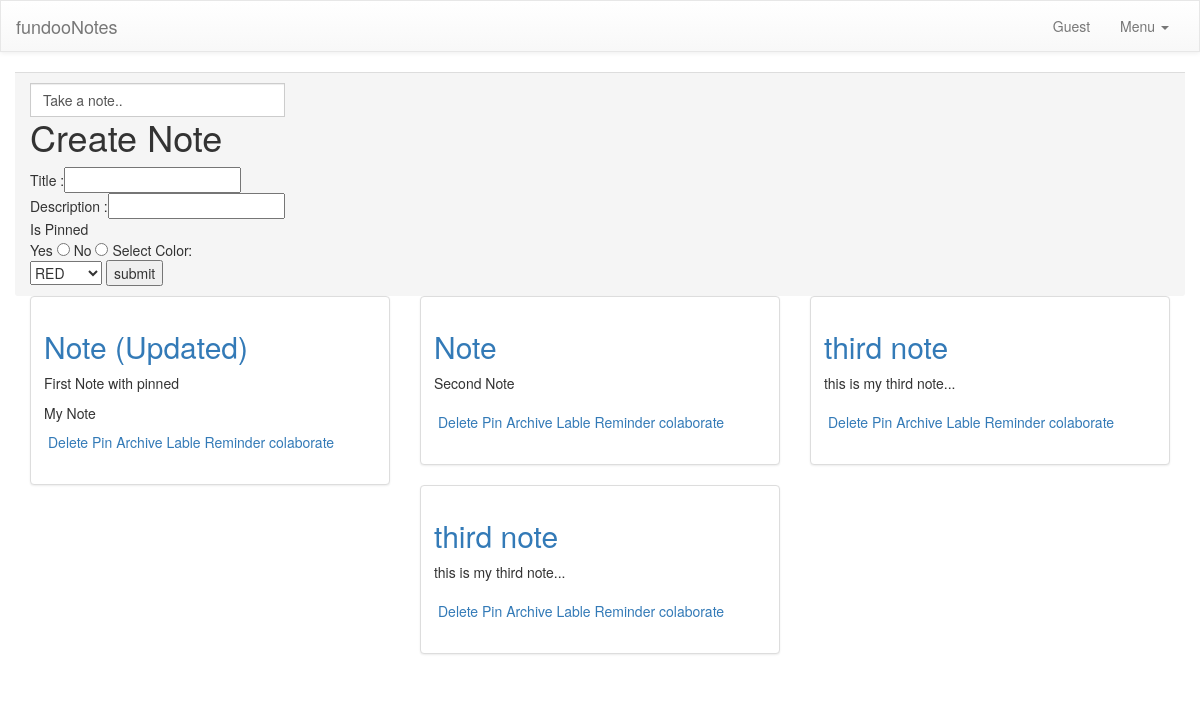
/, run on an earlier commit of the app's database.
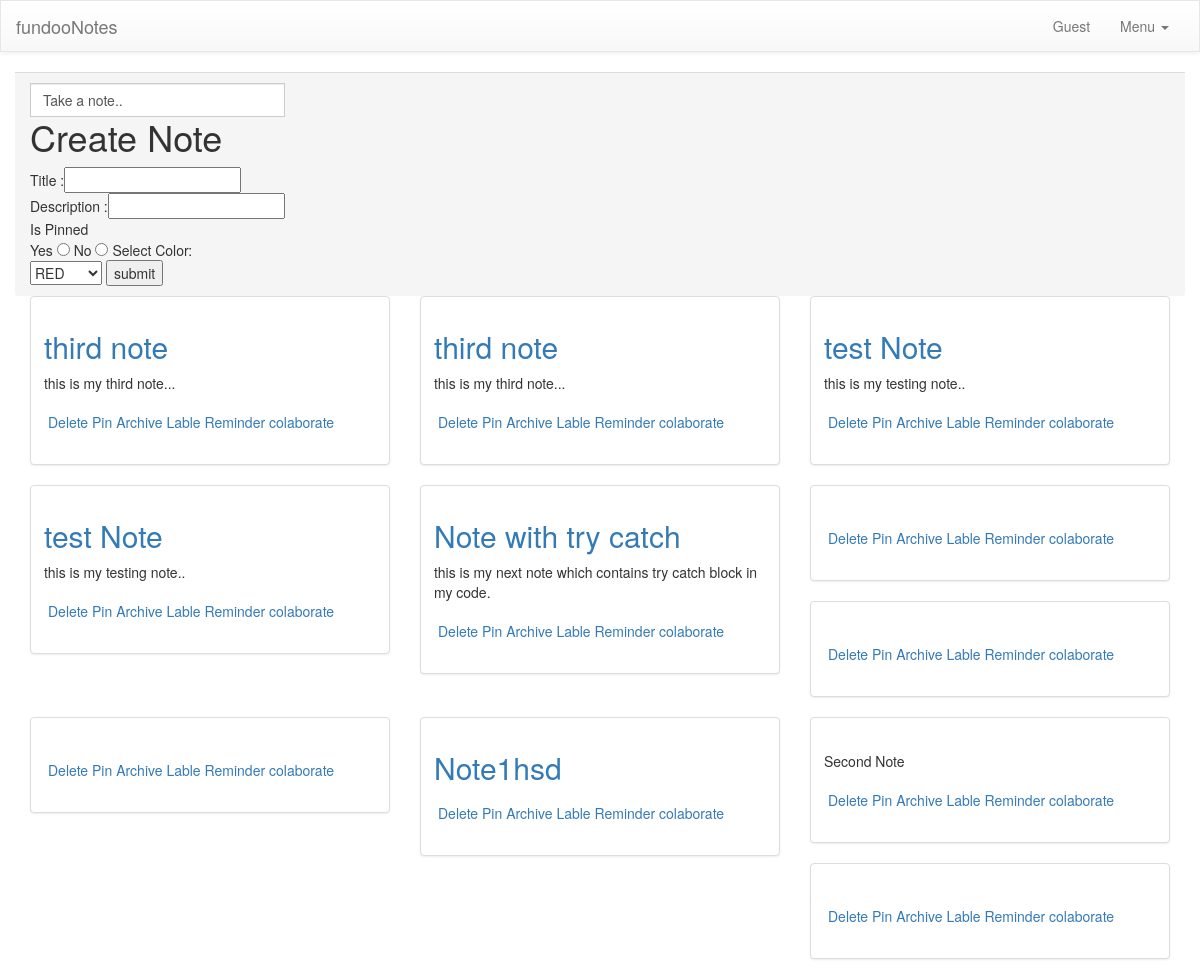
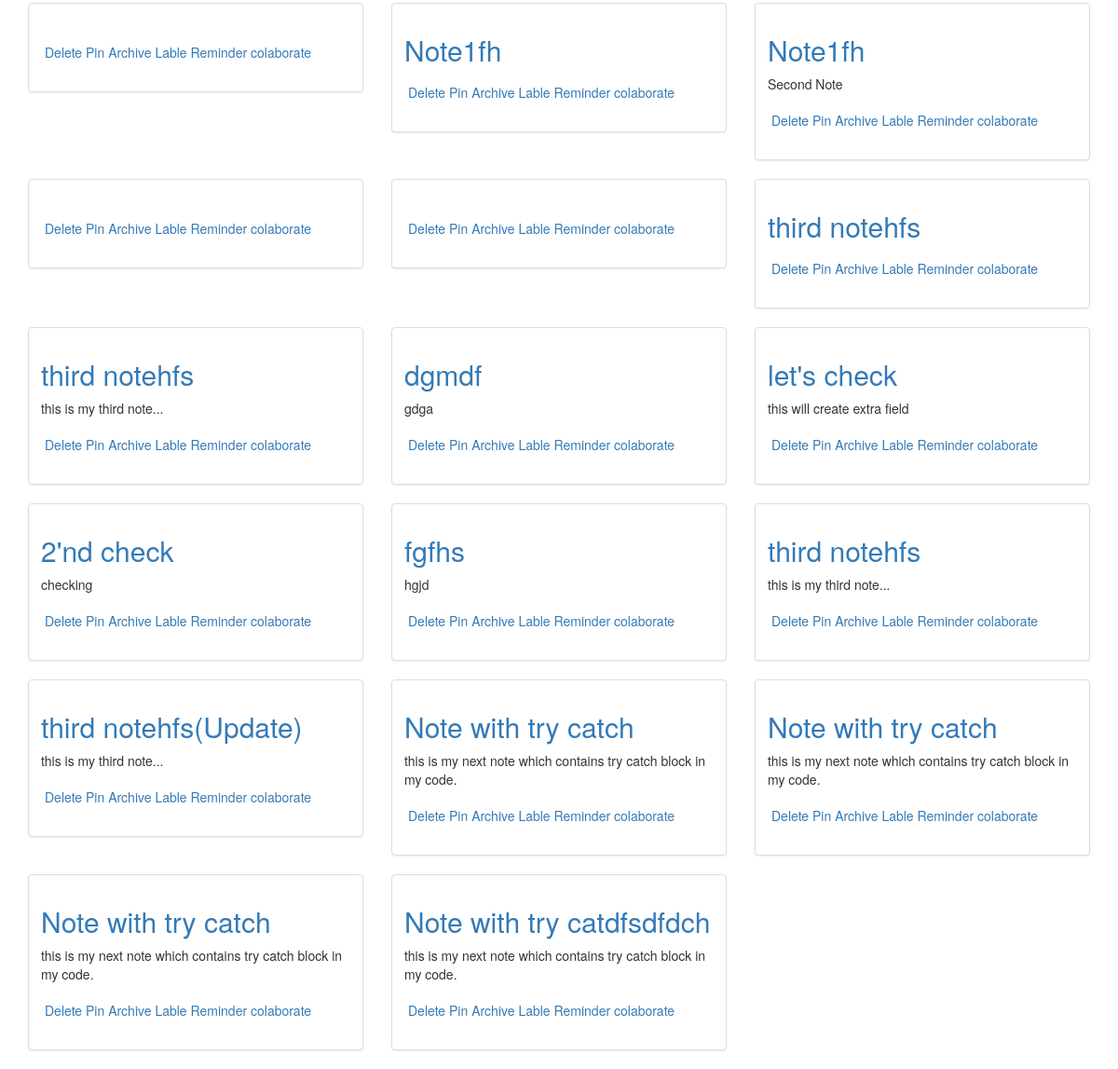
And on a later commit of the database (2 pictures, top to bottom).
### notes/models.py (models this page shows, shortened)
class Notes(models.Model):
    title = models.CharField(max_length=50)
    description  = models.TextField()
    is_deleted   = models.BooleanField(default=False)
    is_archived  = models.BooleanField(default=False)
    label        = models.CharField(max_length=20)
    mydate       = models.DateField(null=True, blank=True)
    collaborate  = models.ForeignKey(User, null=True, blank=True, on_delete=models.CASCADE, related_name='collaborated_user')
    is_pinned    = models.NullBooleanField(blank=True, null=True, default=None)
    color        = models.CharField(default=None, max_length=20, blank=True,null=True)
    user         = models.ForeignKey(User, on_delete=models.CASCADE, related_name='owner', null=True, blank=True)

### notes/views.py (the view)
# urls.py: path('', views.note_list.as_view(), name = 'home'),
class note_list(ListView):
	model = Notes
	template_name = 'home.html'

### templates/home.html (shortened to what this page needs)
{% extends "base.html" %}
{% block content %}
<div class="container">
<div class="row grid">
        <div class="panel-footer">
          <div class="input-group">
            <a href="{% url 'create_note' %}" ><div id="id_textnote" class="form-control" placeholder="Take a Note.." click="myFunction">Take a note..</div></a>
            <div id="mydiv"  class="toshow">
                <h1>Create Note</h1>
                <form action="" method="post" id="ajax_create">
                   Title   :<input name="title" type="text" value="{{note.title}}" ><br>
                    Description :<input name="description" type="text" value="{{note.description}}" ><br>
                    Is Pinned <br>
                    Yes <input name="is_pinned" type="radio" value="{{note.is_pinned}}" >
                    No <input name="is_pinned" type="radio" value="{{note.is_pinned}}" >
                    Select Color: <Br>
                        <select name="color">
                            <option value="RED" {% if note.color == '' %} selected='selected' {% else %} {% endif %}>RED</option>
                        </select>
                    <input type="submit" value="submit" click="myFunction" id="create_note"/>
                </form>
            </div>
          </div>
        </div>
{% for post in object_list %}
    {% block card-note %}
        {% include "inner_htmls/card-note.html" %}
    {% endblock %}
{% endfor %}
</div>
</div>
{% endblock content%}

### templates/base.html (shortened to what this page needs)
{% load staticfiles %}
{% load i18n %}
<!DOCTYPE html>
<html>
<head>
    <link href="//maxcdn.bootstrapcdn.com/bootstrap/3.2.0/css/bootstrap.min.css" rel="stylesheet">
    <link href="//maxcdn.bootstrapcdn.com/bootstrap/3.2.0/css/bootstrap-theme.min.css" rel="stylesheet">
    <link href="//cdnjs.cloudflare.com/ajax/libs/jquery.bootstrapvalidator/0.5.0/css/bootstrapValidator.min.css" rel="stylesheet">
    <link rel="stylesheet" href="https://maxcdn.bootstrapcdn.com/bootstrap/3.3.5/css/bootstrap.min.css">
    <link rel="stylesheet" href="https://maxcdn.bootstrapcdn.com/font-awesome/4.5.0/css/font-awesome.min.css">
</head>
<body>
    <nav class="navbar navbar-default">
      <div class="container-fluid">
        <div class="navbar-header">
    	 <a class="navbar-brand" href="{% url 'home' %}">fundooNotes</a>
        </div>
        <div class="collapse navbar-collapse" id="bs-example-navbar-collapse-1">
          <ul class="nav navbar-nav navbar-right">
    		<li class="nav-item">
    			<a class="nav-link" href="#">{% if user.is_authenticated %}{% if user.first_name %}{{user.first_name|title}}{% else %}{{user.username|title}}{% endif %}{% else %}Guest{% endif %}</a>
    		</li>
            <li class="dropdown">
              <a href="#" class="dropdown-toggle" data-toggle="dropdown" role="button" aria-expanded="false">Menu <span class="caret"></span></a>
            </li>
          </ul>
        </div>
      </div>
    </nav>
{% block content %}
{% endblock %}
</body>
</html>

### templates/inner_htmls/card-note.html (shortened to what this page needs)
{% block card-note %}
<div class="col-xs-12 col-sm-6 col-md-6 col-lg-4 col-xl-4 card grid-item">
  <div class="thumbnail">
    <div class="caption">
        <h2><a href="{% url 'note_edit' post.pk %}" data-toggle="modal" data-target="#myModal">
        {{ post.title }}</a></h2>
    <p>{{ post.description }}</p>
    <div class="lable_div" id="ldiv_id">{{post.label}}</div>
    <div class="caption card-footer">
      <ul class="list-inline">
          <medium><a href="{% url 'note_delete' post.pk %}" data-toggle="modal" data-target="#deleteModal">Delete</a></medium>
          <medium><a href="{% url 'note_pinned' post.pk %}">Pin</a></medium>
          <medium><a href="{% url 'note_archived' post.pk %}" >Archive</a></medium>
          <medium><a href="{% url 'note_lable' post.pk %}" data-toggle="modal" data-target="#lableModal">Lable</a></medium>
          <medium><a href="{% url 'note_reminder' post.pk %}">Reminder</a> </medium>
          <medium><a href="{% url 'note_collaborate' post.pk %}" >colaborate</a></medium>
      </ul>
    </div>
  </div>
  </div>
</div>
{% endblock %}

### templates/base.html (style rules this page uses)
nav.navbar { border-radius: 0px !important; }

What changed in the data, as far as the page shows it:
removed Notes: title "Note (Updated)", description "First Note with pinned", label "My Note"
removed Notes: title "Note", description "Second Note"
added Notes: title "test Note", description "this is my testing note.."
added Notes: title "test Note", description "this is my testing note.."
added Notes: title "Note with try catch", description "this is my next note which contains try catch block in my code."
added Notes: title "Note1hsd"
added Notes: description "Second Note"
added Notes: title "Note1fh"
added Notes: title "Note1fh", description "Second Note"
added Notes: title "third notehfs"
added Notes: title "third notehfs", description "this is my third note..."
added Notes: title "dgmdf", description "gdga"
added Notes: title "let's check", description "this will create extra field"
added Notes: title "2'nd check", description "checking"
added Notes: title "fgfhs", description "hgjd"
added Notes: title "third notehfs", description "this is my third note..."
added Notes: title "third notehfs(Update)", description "this is my third note..."
added Notes: title "Note with try catch", description "this is my next note which contains try catch block in my code."
added Notes: title "Note with try catch", description "this is my next note which contains try catch block in my code."
added Notes: title "Note with try catch", description "this is my next note which contains try catch block in my code."
added Notes: title "Note with try catdfsdfdch", description "this is my next note which contains try catch block in my code."
